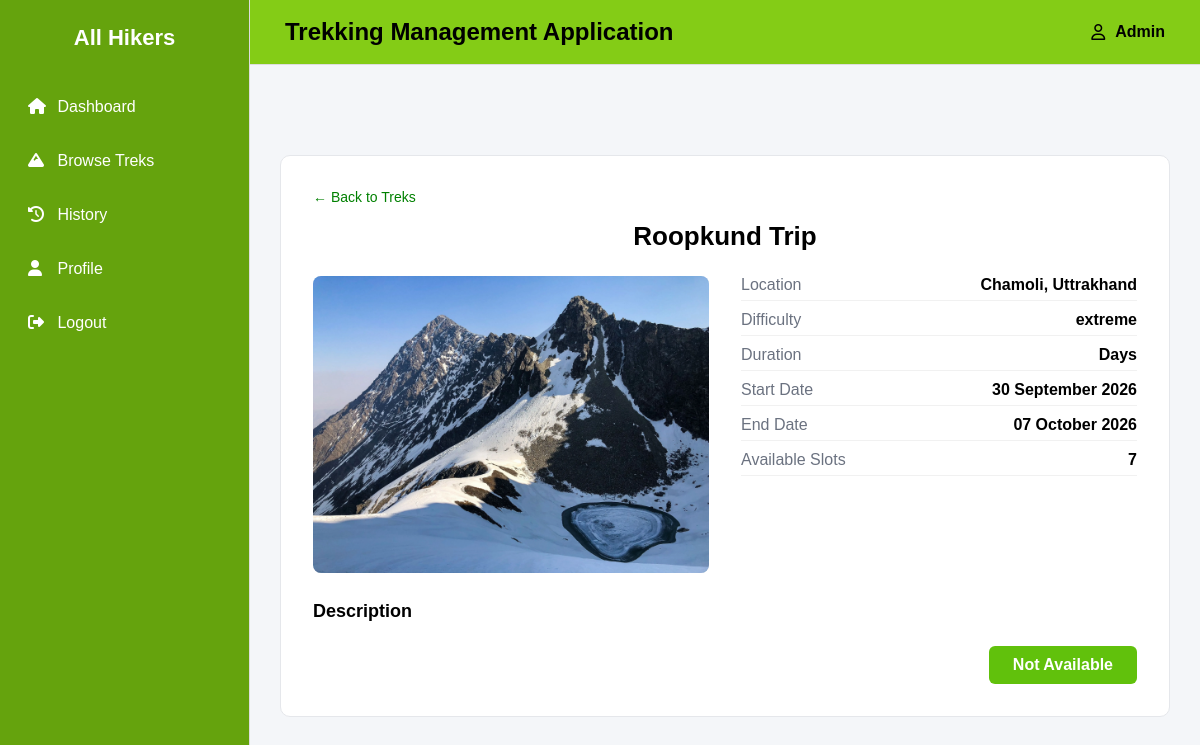
Page /user_dashboard/browse_treks/3 on the earlier database version.
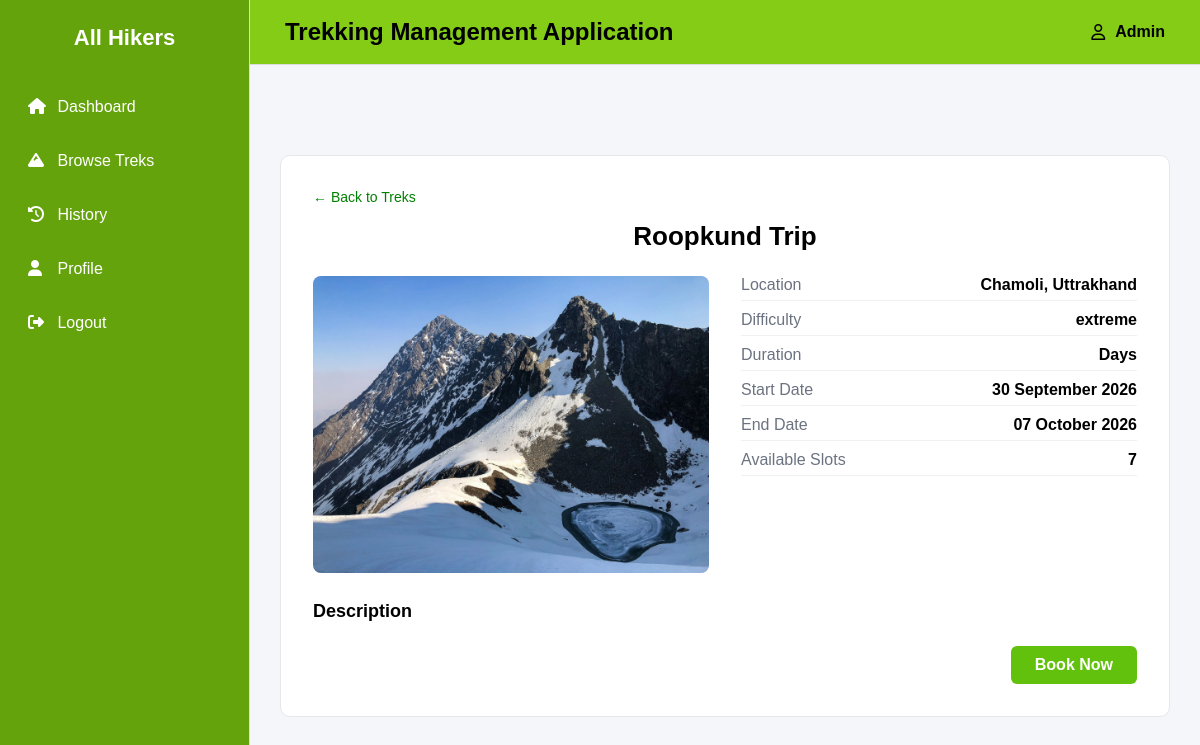
Same page on the later database version.
### backend/controllers.py (the view)
@auth_bp.route('/user_dashboard/browse_treks/<int:trek_id>')
def trek_details(trek_id):
    trek = Trek.query.get(trek_id)
    if not trek:
        flash('Trek not found', 'danger')
        return redirect(url_for('auth.user_dashboard', name=session.get('username'), id=session.get('id')))
    slug = trek.trek_name.strip().lower().replace(' ', '_') + '.html'
    return render_template([slug, 'trek_details_generic.html'], trek=trek)

### templates/Roopkund_trip.html (shortened to what this page needs)
{% extends "base.html" %}
{% block content %}
<link rel="stylesheet" href="{{ url_for('static', filename='css/trek_details.css') }}">
<div class="trek-detail-container">
    <a href="{{ url_for('auth.browse_treks') }}" class="back-link">&larr; Back to Treks</a>
    <h1 class="trek-title">Roopkund Trip</h1>
    <div class="trek-detail-grid">
        <div class="trek-image">
                <img src="/static/images/Roopkund trip.webp" alt="{{ trek.name }}">
        </div>
        <div class="trek-info">
            <div class="info-row">
                <span class="info-label">Location</span>
                <span class="info-value">{{ trek.location }}</span>
            </div>
            <div class="info-row">
                <span class="info-label">Difficulty</span>
                <span class="info-value">{{ trek.difficulty }}</span>
            </div>
            <div class="info-row">
                <span class="info-label">Duration</span>
                <span class="info-value">{{ trek.duration }} Days</span>
            </div>
            <div class="info-row">
                <span class="info-label">Start Date</span>
                <span class="info-value">{{ trek.start_date.strftime('%d %B %Y') }}</span>
            </div>
            <div class="info-row">
                <span class="info-label">End Date</span>
                <span class="info-value">{{ trek.end_date.strftime('%d %B %Y') }}</span>
            </div>
            <div class="info-row">
                <span class="info-label">Available Slots</span>
                <span class="info-value">{{ trek.available_slots }}</span>
            </div>
        </div>
    </div>
    <div class="trek-description">
        <h2>Description</h2>
    </div>
    <div class="trek-actions">
        {% if trek.status.lower() == 'inactive' %}
            <span class="btn btn-primary">Not Available</span>
        {% elif trek.available_slots > 0 %}
            <a href="{{ url_for('auth.book_trek', trek_id=trek.id) }}" class="btn btn-primary">Book Now</a>
        {% else %}
            <button class="btn btn-disabled" disabled>Fully Booked</button>
        {% endif %}
    </div>
</div>
{% endblock %}

Differences in the rows shown:
changed Trek "Chamoli, Uttrakhand": status "Inactive" → "Available" (drawn)
Other differences:
text no longer shown: "Not Available"
text now shown: "Book Now"
